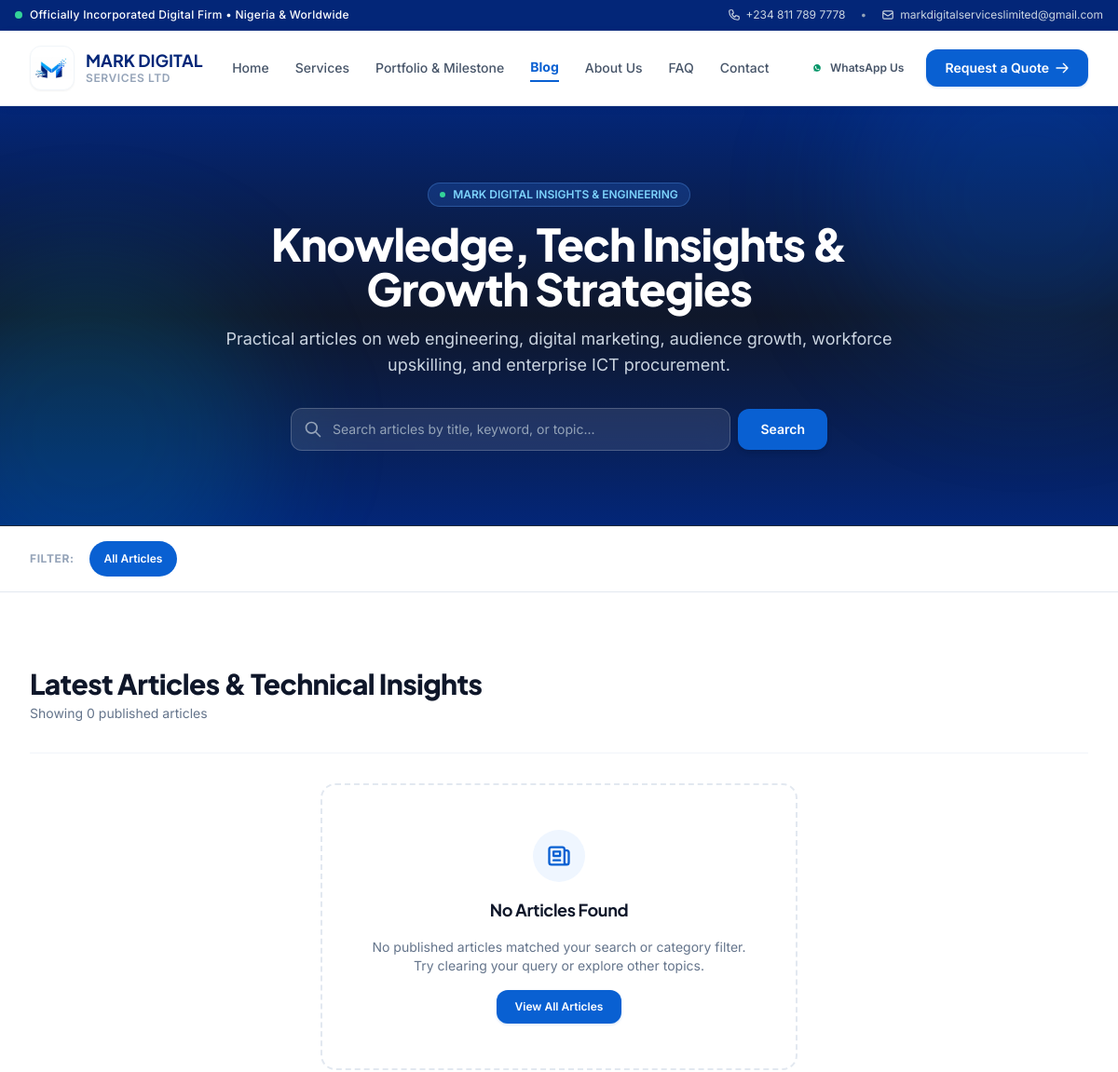
Before: /blog/?category=tech-skills-mentorship (upper part) with the older database file.
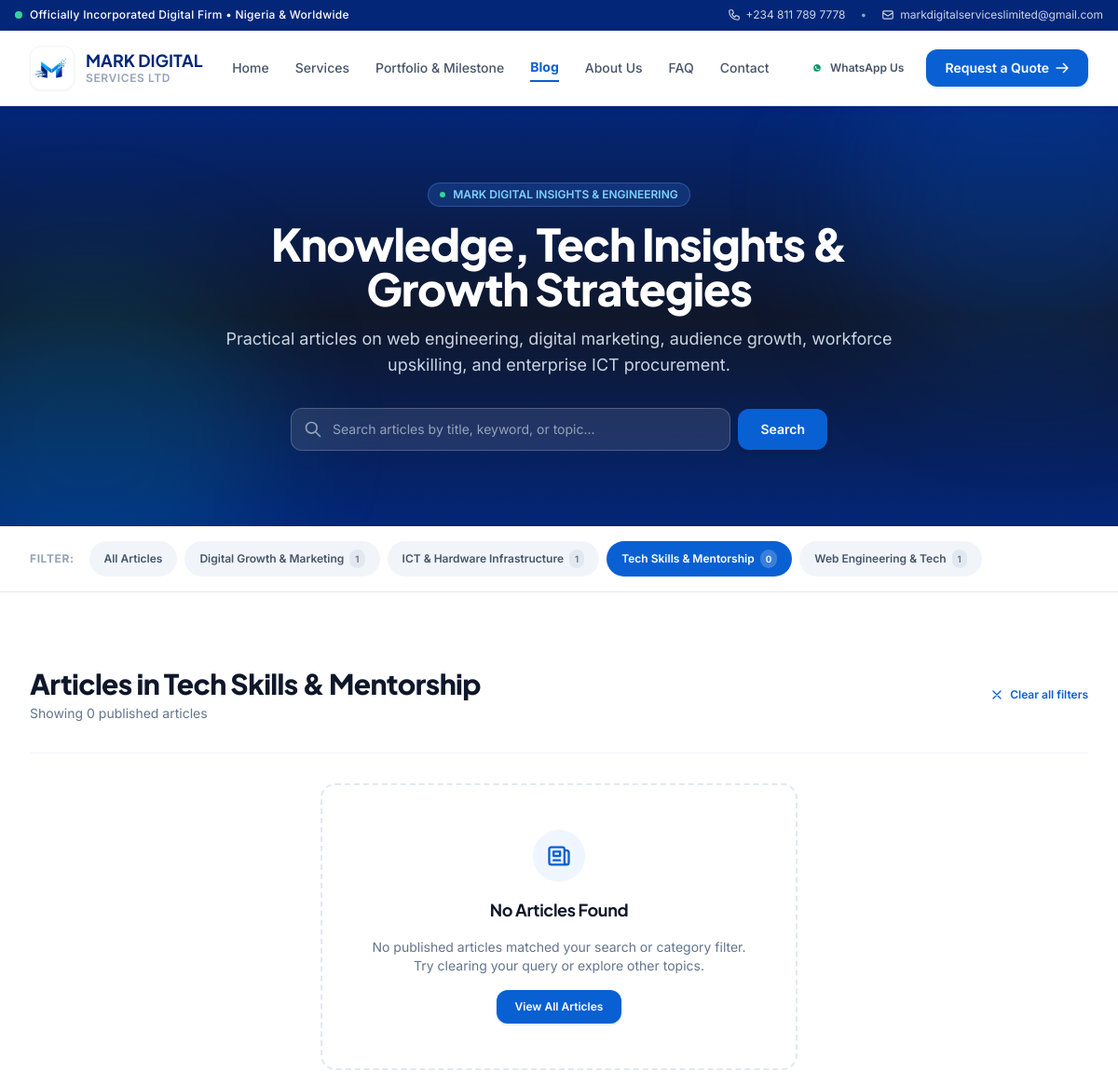
After: the same page with the newer database file.
### core/models.py (models this page shows, shortened)
class BlogCategory(models.Model):
    name = models.CharField(max_length=100, unique=True)
    slug = models.SlugField(max_length=120, unique=True)
    description = models.TextField(blank=True)
    created_at = models.DateTimeField(auto_now_add=True)
    class Meta:
        ordering = ['name']
        verbose_name = "Blog Category"
        verbose_name_plural = "Blog Categories"

### core/views.py (the view, shortened to what this page needs)
# urls.py: path('blog/', views.blog_list_view, name='blog_list'),
def blog_list_view(request):
    category_slug = request.GET.get('category')
    search_query = request.GET.get('q', '').strip()
    posts = BlogPost.objects.filter(status='published').select_related('category', 'author').prefetch_related('author__social_links')
    active_category = None
    if category_slug:
        active_category = BlogCategory.objects.filter(slug=category_slug).first()
        if active_category:
            posts = posts.filter(category=active_category)
    categories = BlogCategory.objects.all().order_by('name')
    featured_post = posts.filter(featured=True).first()
    if not featured_post and posts.exists() and not category_slug and not search_query:
        featured_post = posts.first()
    context = {
        'posts': posts,
        'categories': categories,
        'active_category': active_category,
        'featured_post': featured_post,
        'search_query': search_query,
        'page_title': 'Insights, Engineering & Digital Growth Articles | Mark Digital Services LTD',
    }
    return render(request, 'blog_list.html', context)

### templates/blog_list.html (shortened to what this page needs)
{% extends 'base.html' %}
{% load static %}
{% block content %}
<section class="relative bg-gradient-to-b from-brandNavy via-brandDark to-brandNavy text-white py-16 sm:py-20 overflow-hidden border-b border-slate-800">
  <div class="absolute -top-24 -right-24 w-96 h-96 bg-brandBlue/20 rounded-full blur-3xl pointer-events-none"></div>
  <div class="absolute -bottom-24 -left-24 w-96 h-96 bg-cyan-500/15 rounded-full blur-3xl pointer-events-none"></div>
  <div class="max-w-7xl mx-auto px-4 sm:px-6 lg:px-8 relative z-10">
    <div class="max-w-3xl mx-auto text-center space-y-4">
      <div class="inline-flex items-center gap-2 px-3 py-1 rounded-full bg-blue-500/20 text-sky-300 text-xs font-semibold border border-blue-400/30">
        <span class="w-1.5 h-1.5 rounded-full bg-emerald-400 animate-pulse"></span>
        <span>MARK DIGITAL INSIGHTS &amp; ENGINEERING</span>
      </div>
      <h1 class="text-3xl sm:text-5xl font-extrabold tracking-tight font-heading text-white">
        Knowledge, Tech Insights &amp; Growth Strategies
      </h1>
      <p class="text-base sm:text-lg text-slate-300 leading-relaxed font-normal">
        Practical articles on web engineering, digital marketing, audience growth, workforce upskilling, and enterprise ICT procurement.
      </p>
      <form action="{% url 'core:blog_list' %}" method="GET" class="pt-4 max-w-xl mx-auto flex items-center gap-2">
        <div class="relative flex-grow">
          <input
            type="text"
            name="q"
            value="{{ search_query }}"
            placeholder="Search articles by title, keyword, or topic..."
            class="w-full pl-11 pr-4 py-3 rounded-xl bg-white/10 backdrop-blur-md border border-white/20 text-white placeholder-slate-400 text-sm focus:outline-none focus:ring-2 focus:ring-sky-400 focus:bg-white/15 transition-all"
            aria-label="Search articles"
          >
          <svg class="w-5 h-5 text-slate-400 absolute left-3.5 top-1/2 -translate-y-1/2 pointer-events-none" fill="none" stroke="currentColor" viewBox="0 0 24 24">
            <path stroke-linecap="round" stroke-linejoin="round" stroke-width="2" d="M21 21l-6-6m2-5a7 7 0 11-14 0 7 7 0 0114 0z"/>
          </svg>
        </div>
        <button type="submit" class="btn-primary py-3 px-6 text-sm flex-shrink-0 cursor-pointer shadow-md">
          Search
        </button>
      </form>
    </div>
  </div>
</section>
<section class="bg-white border-b border-slate-200 sticky top-20 z-30 shadow-xs backdrop-blur-md bg-white/95">
  <div class="max-w-7xl mx-auto px-4 sm:px-6 lg:px-8 py-3.5">
    <div class="flex items-center gap-2 overflow-x-auto no-scrollbar py-0.5">
      <span class="text-xs font-bold uppercase tracking-wider text-slate-400 mr-2 flex-shrink-0">Filter:</span>
      <a
        href="{% url 'core:blog_list' %}{% if search_query %}?q={{ search_query }}{% endif %}"
        class="px-4 py-1.5 rounded-full text-xs font-semibold whitespace-nowrap transition-all cursor-pointer min-h-[38px] flex items-center {% if not active_category %}bg-brandBlue text-white shadow-xs{% else %}bg-slate-100 text-slate-600 hover:bg-slate-200{% endif %}"
      >
        All Articles
      </a>
      {% for cat in categories %}
        <a
          href="{% url 'core:blog_list' %}?category={{ cat.slug }}{% if search_query %}&q={{ search_query }}{% endif %}"
          class="px-4 py-1.5 rounded-full text-xs font-semibold whitespace-nowrap transition-all cursor-pointer min-h-[38px] flex items-center {% if active_category.slug == cat.slug %}bg-brandBlue text-white shadow-xs{% else %}bg-slate-100 text-slate-600 hover:bg-slate-200{% endif %}"
        >
          {{ cat.name }}
          <span class="ml-1.5 px-1.5 py-0.5 rounded-full text-[10px] {% if active_category.slug == cat.slug %}bg-white/20 text-white{% else %}bg-slate-200 text-slate-500{% endif %}">
            {{ cat.posts.count }}
          </span>
        </a>
      {% endfor %}
    </div>
  </div>
</section>
<section class="py-16 sm:py-20 bg-white">
  <div class="max-w-7xl mx-auto px-4 sm:px-6 lg:px-8">
    <div class="flex flex-col sm:flex-row sm:items-center justify-between gap-4 pb-8 mb-8 border-b border-slate-100">
      <div>
        <h2 class="text-2xl sm:text-3xl font-extrabold text-brandDark font-heading">
          {% if active_category %}
            Articles in {{ active_category.name }}
          {% elif search_query %}
            Search Results for "{{ search_query }}"
          {% else %}
            Latest Articles &amp; Technical Insights
          {% endif %}
        </h2>
        <p class="text-sm text-slate-500 mt-1">
          Showing {{ posts.count }} published article{{ posts.count|pluralize }}
        </p>
      </div>
      {% if active_category or search_query %}
        <a href="{% url 'core:blog_list' %}" class="inline-flex items-center gap-1.5 text-xs font-semibold text-brandBlue hover:underline">
          <svg class="w-4 h-4" fill="none" stroke="currentColor" viewBox="0 0 24 24"><path stroke-linecap="round" stroke-linejoin="round" stroke-width="2" d="M6 18L18 6M6 6l12 12"/></svg>
          <span>Clear all filters</span>
        </a>
      {% endif %}
    </div>
    {% if posts %}
      <div class="grid grid-cols-1 md:grid-cols-2 lg:grid-cols-3 gap-8">
        {% for post in posts %}
          <article class="bg-white rounded-2xl border border-slate-200 shadow-xs hover:shadow-xl transition-all duration-300 flex flex-col justify-between overflow-hidden group hover:-translate-y-1">
            <div class="relative h-48 bg-slate-900 overflow-hidden flex items-center justify-center">
              {% if post.featured_image %}
                <img src="{{ post.featured_image.url }}" alt="{{ post.featured_image_alt|default:post.title }}" class="w-full h-full object-cover group-hover:scale-105 transition-transform duration-500">
                <div class="absolute inset-0 bg-gradient-to-t from-black/60 to-transparent"></div>
              {% else %}
                <div class="absolute inset-0 bg-gradient-to-br from-brandNavy via-slate-800 to-blue-900 opacity-90"></div>
                <div class="relative z-10 text-white text-center p-4">
                  <div class="w-12 h-12 mx-auto rounded-xl bg-white/10 backdrop-blur-md flex items-center justify-center border border-white/20 mb-2">
                    <svg class="w-6 h-6 text-sky-300" fill="none" stroke="currentColor" viewBox="0 0 24 24"><path stroke-linecap="round" stroke-linejoin="round" stroke-width="2" d="M19 20H5a2 2 0 01-2-2V6a2 2 0 012-2h10a2 2 0 012 2v1m2 13a2 2 0 01-2-2V7m2 13a2 2 0 002-2V9a2 2 0 00-2-2h-2m-4-3H9M7 16h6M7 8h6v4H7V8z"/></svg>
                  </div>
                  <span class="text-[11px] font-mono uppercase tracking-wider text-slate-300">Mark Digital Post</span>
                </div>
              {% endif %}
              {% if post.category %}
                <span class="absolute top-3 left-3 z-10 px-2.5 py-1 rounded-md text-[11px] font-bold uppercase tracking-wider bg-brandNavy/90 text-white backdrop-blur-md border border-white/10">
                  {{ post.category.name }}
                </span>
              {% endif %}
            </div>
            <div class="p-6 flex-grow flex flex-col justify-between space-y-4">
              <div class="space-y-2.5">
                <div class="flex items-center gap-2 text-xs text-slate-400">
                  <span>{{ post.read_time }}</span>
                  <span>•</span>
                  <span>{{ post.publish_date|date:"M d, Y"|default:post.created_at|date:"M d, Y" }}</span>
                  <span>•</span>
                  <span class="flex items-center gap-1">
                    <svg class="w-3.5 h-3.5" fill="none" stroke="currentColor" viewBox="0 0 24 24"><path stroke-linecap="round" stroke-linejoin="round" stroke-width="2" d="M15 12a3 3 0 11-6 0 3 3 0 016 0z"/><path stroke-linecap="round" stroke-linejoin="round" stroke-width="2" d="M2.458 12C3.732 7.943 7.523 5 12 5c4.478 0 8.268 2.943 9.542 7-1.274 4.057-5.064 7-9.542 7-4.477 0-8.268-2.943-9.542-7z"/></svg>
                    {{ post.view_count }}
                  </span>
                </div>
                <h3 class="text-lg font-bold text-brandDark group-hover:text-brandBlue transition-colors font-heading leading-snug">
                  <a href="{% url 'core:blog_detail' post.slug %}">
                    {{ post.title }}
                  </a>
                </h3>
                <p class="blog-card-excerpt text-slate-600 text-xs sm:text-sm line-clamp-3 leading-relaxed">
                  {{ post.excerpt }}
                </p>
              </div>
              <div class="pt-4 border-t border-slate-100 flex items-center justify-between">
                <div class="flex items-center gap-2 text-xs">
                  {% if post.author and post.author.avatar_image %}
                    <img src="{{ post.author.avatar_image.url }}" alt="{{ post.get_author_display }}" class="w-7 h-7 rounded-full object-cover border border-slate-200">
                  {% else %}
                    <div class="w-7 h-7 rounded-full bg-slate-100 text-brandNavy font-bold flex items-center justify-center text-[10px] border border-slate-200">
                      {{ post.author.avatar_initial|default:"MD" }}
                    </div>
                  {% endif %}
                  <span class="font-medium text-slate-600">{{ post.get_author_display }}</span>
                </div>
                <a href="{% url 'core:blog_detail' post.slug %}" class="inline-flex items-center text-xs font-bold text-brandBlue group-hover:text-blue-700 transition-colors">
                  <span>Read</span>
                  <svg class="w-3.5 h-3.5 ml-1 transition-transform group-hover:translate-x-1" fill="none" stroke="currentColor" viewBox="0 0 24 24"><path stroke-linecap="round" stroke-linejoin="round" stroke-width="2" d="M9 5l7 7-7 7"/></svg>
                </a>
              </div>
            </div>
          </article>
        {% endfor %}
      </div>
    {% else %}
      <div class="rounded-2xl border-2 border-dashed border-slate-200 p-12 text-center max-w-lg mx-auto space-y-4">
        <div class="w-14 h-14 mx-auto rounded-full bg-blue-50 text-brandBlue flex items-center justify-center">
          <svg class="w-7 h-7" fill="none" stroke="currentColor" viewBox="0 0 24 24"><path stroke-linecap="round" stroke-linejoin="round" stroke-width="2" d="M19 20H5a2 2 0 01-2-2V6a2 2 0 012-2h10a2 2 0 012 2v1m2 13a2 2 0 01-2-2V7m2 13a2 2 0 002-2V9a2 2 0 00-2-2h-2m-4-3H9M7 16h6M7 8h6v4H7V8z"/></svg>
        </div>
        <h3 class="text-lg font-bold text-brandDark font-heading">No Articles Found</h3>
        <p class="text-sm text-slate-500">
          No published articles matched your search or category filter. Try clearing your query or explore other topics.
        </p>
        <a href="{% url 'core:blog_list' %}" class="btn-primary py-2.5 px-5 text-xs inline-flex cursor-pointer">
          View All Articles
        </a>
      </div>
    {% endif %}
  </div>
</section>
{% endblock %}

Changed rows visible on the page:
added BlogCategory: name "Digital Growth & Marketing", posts.count "1"
added BlogCategory: name "ICT & Hardware Infrastructure", posts.count "1"
added BlogCategory: name "Tech Skills & Mentorship", posts.count "0"
added BlogCategory: name "Web Engineering & Tech", posts.count "1"
Other visible differences:
text no longer shown: "Latest Articles & Technical Insights"
text now shown: "Articles in Clear all filters"
